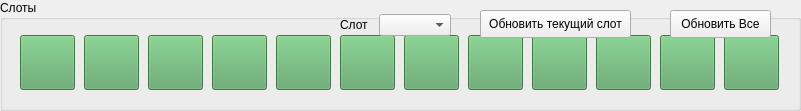
           <widget class="QGroupBox" name="stand_slots">
            <property name="geometry">
             <rect>
              <x>20</x>
              <y>6</y>
              <width>801</width>
              <height>111</height>
             </rect>
            </property>
            <property name="font">
             <font>
              <pointsize>9</pointsize>
             </font>
            </property>
            <property name="styleSheet">
             <string notr="true"/>
            </property>
            <property name="title">
             <string>Слоты</string>
            </property>
            <widget class="QPushButton" name="dev_button1">
             <property name="geometry">
              <rect>
               <x>20</x>
               <y>35</y>
               <width>55</width>
               <height>55</height>
              </rect>
             </property>
             <property name="font">
              <font>
               <pointsize>9</pointsize>
              </font>
             </property>
             <property name="cursor">
              <cursorShape>PointingHandCursor</cursorShape>
             </property>
             <property name="autoFillBackground">
              <bool>false</bool>
             </property>
             <property name="styleSheet">
              <string notr="true">QPushButton{
background-color:rgb(90,165,100);
}</string>
             </property>
             <property name="checkable">
              <bool>true</bool>
             </property>
             <property name="checked">
              <bool>false</bool>
             </property>
             <property name="flat">
              <bool>false</bool>
             </property>
            </widget>
            <widget class="QPushButton" name="dev_button3">
             <property name="geometry">
              <rect>
               <x>84</x>
               <y>35</y>
               <width>55</width>
               <height>55</height>
              </rect>
             </property>
             <property name="font">
              <font>
               <pointsize>9</pointsize>
              </font>
             </property>
             <property name="cursor">
              <cursorShape>PointingHandCursor</cursorShape>
             </property>
             <property name="autoFillBackground">
              <bool>false</bool>
             </property>
             <property name="styleSheet">
              <string notr="true">QPushButton{
background-color:rgb(90,165,100);
}</string>
             </property>
             <property name="checkable">
              <bool>true</bool>
             </property>
             <property name="checked">
              <bool>false</bool>
             </property>
             <property name="flat">
              <bool>false</bool>
             </property>
            </widget>
            <widget class="QPushButton" name="dev_button5">
             <property name="geometry">
              <rect>
               <x>148</x>
               <y>35</y>
               <width>55</width>
               <height>55</height>
              </rect>
             </property>
             <property name="font">
              <font>
               <pointsize>9</pointsize>
              </font>
             </property>
             <property name="cursor">
              <cursorShape>PointingHandCursor</cursorShape>
             </property>
             <property name="autoFillBackground">
              <bool>false</bool>
             </property>
             <property name="styleSheet">
              <string notr="true">QPushButton{
background-color:rgb(90,165,100);
}</string>
             </property>
             <property name="checkable">
              <bool>true</bool>
             </property>
             <property name="checked">
              <bool>false</bool>
             </property>
             <property name="flat">
              <bool>false</bool>
             </property>
            </widget>
            <widget class="QPushButton" name="dev_button7">
             <property name="geometry">
              <rect>
               <x>212</x>
               <y>35</y>
               <width>55</width>
               <height>55</height>
              </rect>
             </property>
             <property name="font">
              <font>
               <pointsize>9</pointsize>
              </font>
             </property>
             <property name="cursor">
              <cursorShape>PointingHandCursor</cursorShape>
             </property>
             <property name="autoFillBackground">
              <bool>false</bool>
             </property>
             <property name="styleSheet">
              <string notr="true">QPushButton{
background-color:rgb(90,165,100);
}</string>
             </property>
             <property name="checkable">
              <bool>true</bool>
             </property>
             <property name="checked">
              <bool>false</bool>
             </property>
             <property name="flat">
              <bool>false</bool>
             </property>
            </widget>
            <widget class="QPushButton" name="dev_button9">
             <property name="geometry">
              <rect>
               <x>276</x>
               <y>35</y>
               <width>55</width>
               <height>55</height>
              </rect>
             </property>
             <property name="font">
              <font>
               <pointsize>9</pointsize>
              </font>
             </property>
             <property name="cursor">
              <cursorShape>PointingHandCursor</cursorShape>
             </property>
             <property name="autoFillBackground">
              <bool>false</bool>
             </property>
             <property name="styleSheet">
              <string notr="true">QPushButton{
background-color:rgb(90,165,100);
}</string>
             </property>
             <property name="checkable">
              <bool>true</bool>
             </property>
             <property name="checked">
              <bool>false</bool>
             </property>
             <property name="flat">
              <bool>false</bool>
             </property>
            </widget>
            <widget class="QPushButton" name="dev_button11">
             <property name="geometry">
              <rect>
               <x>340</x>
               <y>35</y>
               <width>55</width>
               <height>55</height>
              </rect>
             </property>
             <property name="font">
              <font>
               <pointsize>9</pointsize>
              </font>
             </property>
             <property name="cursor">
              <cursorShape>PointingHandCursor</cursorShape>
             </property>
             <property name="autoFillBackground">
              <bool>false</bool>
             </property>
             <property name="styleSheet">
              <string notr="true">QPushButton{
background-color:rgb(90,165,100);
}</string>
             </property>
             <property name="checkable">
              <bool>true</bool>
             </property>
             <property name="checked">
              <bool>false</bool>
             </property>
             <property name="flat">
              <bool>false</bool>
             </property>
            </widget>
            <widget class="QGraphicsView" name="graphicsView">
             <property name="enabled">
              <bool>false</bool>
             </property>
             <property name="geometry">
              <rect>
               <x>10</x>
               <y>20</y>
               <width>781</width>
               <height>85</height>
              </rect>
             </property>
             <property name="styleSheet">
              <string notr="true">color: rgba(255, 255, 255,255);
background-color: rgba(255, 255, 255,0);
border-color: rgb(255, 255, 255);
</string>
             </property>
             <property name="frameShape">
              <enum>QFrame::NoFrame</enum>
             </property>
             <property name="lineWidth">
              <number>0</number>
             </property>
             <property name="backgroundBrush">
              <brush brushstyle="Dense7Pattern">
               <color alpha="0">
                <red>0</red>
                <green>0</green>
                <blue>0</blue>
               </color>
              </brush>
             </property>
             <property name="foregroundBrush">
              <brush brushstyle="NoBrush">
               <color alpha="0">
                <red>0</red>
                <green>0</green>
                <blue>0</blue>
               </color>
              </brush>
             </property>
             <property name="dragMode">
              <enum>QGraphicsView::RubberBandDrag</enum>
             </property>
            </widget>
            <widget class="QPushButton" name="dev_button13">
             <property name="geometry">
              <rect>
               <x>404</x>
               <y>35</y>
               <width>55</width>
               <height>55</height>
              </rect>
             </property>
             <property name="font">
              <font>
               <pointsize>9</pointsize>
              </font>
             </property>
             <property name="cursor">
              <cursorShape>PointingHandCursor</cursorShape>
             </property>
             <property name="autoFillBackground">
              <bool>false</bool>
             </property>
             <property name="styleSheet">
              <string notr="true">QPushButton{
background-color:rgb(90,165,100);
}</string>
             </property>
             <property name="checkable">
              <bool>true</bool>
             </property>
             <property name="checked">
              <bool>false</bool>
             </property>
             <property name="flat">
              <bool>false</bool>
             </property>
            </widget>
            <widget class="QPushButton" name="dev_button23">
             <property name="geometry">
              <rect>
               <x>724</x>
               <y>35</y>
               <width>55</width>
               <height>55</height>
              </rect>
             </property>
             <property name="font">
              <font>
               <pointsize>9</pointsize>
              </font>
             </property>
             <property name="cursor">
              <cursorShape>PointingHandCursor</cursorShape>
             </property>
             <property name="autoFillBackground">
              <bool>false</bool>
             </property>
             <property name="styleSheet">
              <string notr="true">QPushButton{
background-color:rgb(90,165,100);
}</string>
             </property>
             <property name="checkable">
              <bool>true</bool>
             </property>
             <property name="checked">
              <bool>false</bool>
             </property>
             <property name="flat">
              <bool>false</bool>
             </property>
            </widget>
            <widget class="QPushButton" name="dev_button15">
             <property name="geometry">
              <rect>
               <x>468</x>
               <y>35</y>
               <width>55</width>
               <height>55</height>
              </rect>
             </property>
             <property name="font">
              <font>
               <pointsize>9</pointsize>
              </font>
             </property>
             <property name="cursor">
              <cursorShape>PointingHandCursor</cursorShape>
             </property>
             <property name="autoFillBackground">
              <bool>false</bool>
             </property>
             <property name="styleSheet">
              <string notr="true">QPushButton{
background-color:rgb(90,165,100);
}</string>
             </property>
             <property name="checkable">
              <bool>true</bool>
             </property>
             <property name="checked">
              <bool>false</bool>
             </property>
             <property name="flat">
              <bool>false</bool>
             </property>
            </widget>
            <widget class="QPushButton" name="dev_button17">
             <property name="geometry">
              <rect>
               <x>532</x>
               <y>35</y>
               <width>55</width>
               <height>55</height>
              </rect>
             </property>
             <property name="font">
              <font>
               <pointsize>9</pointsize>
              </font>
             </property>
             <property name="cursor">
              <cursorShape>PointingHandCursor</cursorShape>
             </property>
             <property name="autoFillBackground">
              <bool>false</bool>
             </property>
             <property name="styleSheet">
              <string notr="true">QPushButton{
background-color:rgb(90,165,100);
}</string>
             </property>
             <property name="checkable">
              <bool>true</bool>
             </property>
             <property name="checked">
              <bool>false</bool>
             </property>
             <property name="flat">
              <bool>false</bool>
             </property>
            </widget>
            <widget class="QPushButton" name="dev_button19">
             <property name="geometry">
              <rect>
               <x>596</x>
               <y>35</y>
               <width>55</width>
               <height>55</height>
              </rect>
             </property>
             <property name="font">
              <font>
               <pointsize>9</pointsize>
              </font>
             </property>
             <property name="cursor">
              <cursorShape>PointingHandCursor</cursorShape>
             </property>
             <property name="autoFillBackground">
              <bool>false</bool>
             </property>
             <property name="styleSheet">
              <string notr="true">QPushButton{
background-color:rgb(90,165,100);
}</string>
             </property>
             <property name="checkable">
              <bool>true</bool>
             </property>
             <property name="checked">
              <bool>false</bool>
             </property>
             <property name="flat">
              <bool>false</bool>
             </property>
            </widget>
            <widget class="QPushButton" name="dev_button21">
             <property name="geometry">
              <rect>
               <x>660</x>
               <y>35</y>
               <width>55</width>
               <height>55</height>
              </rect>
             </property>
             <property name="font">
              <font>
               <pointsize>9</pointsize>
              </font>
             </property>
             <property name="cursor">
              <cursorShape>PointingHandCursor</cursorShape>
             </property>
             <property name="autoFillBackground">
              <bool>false</bool>
             </property>
             <property name="styleSheet">
              <string notr="true">QPushButton{
background-color:rgb(90,165,100);
}</string>
             </property>
             <property name="checkable">
              <bool>true</bool>
             </property>
             <property name="flat">
              <bool>false</bool>
             </property>
            </widget>
            <widget class="QPushButton" name="modbus_read_all">
             <property name="enabled">
              <bool>true</bool>
             </property>
             <property name="geometry">
              <rect>
               <x>670</x>
               <y>10</y>
               <width>101</width>
               <height>28</height>
              </rect>
             </property>
             <property name="cursor">
              <cursorShape>PointingHandCursor</cursorShape>
             </property>
             <property name="styleSheet">
              <string notr="true"/>
             </property>
             <property name="text">
              <string>Обновить Все</string>
             </property>
            </widget>
            <widget class="QWidget" name="layoutWidget">
             <property name="geometry">
              <rect>
               <x>340</x>
               <y>10</y>
               <width>111</width>
               <height>30</height>
              </rect>
             </property>
             <layout class="QHBoxLayout" name="horizontalLayout_23">
              <item>
               <widget class="QLabel" name="label_40">
                <property name="text">
                 <string>Слот</string>
                </property>
               </widget>
              </item>
              <item>
               <widget class="QComboBox" name="modbus_id"/>
              </item>
             </layout>
            </widget>
            <widget class="QPushButton" name="modbus_read_one">
             <property name="enabled">
              <bool>true</bool>
             </property>
             <property name="geometry">
              <rect>
               <x>480</x>
               <y>10</y>
               <width>151</width>
               <height>28</height>
              </rect>
             </property>
             <property name="cursor">
              <cursorShape>PointingHandCursor</cursorShape>
             </property>
             <property name="styleSheet">
              <string notr="true"/>
             </property>
             <property name="text">
              <string>Обновить текущий слот</string>
             </property>
            </widget>
            <zorder>graphicsView</zorder>
            <zorder>dev_button1</zorder>
            <zorder>dev_button3</zorder>
            <zorder>dev_button5</zorder>
            <zorder>dev_button7</zorder>
            <zorder>dev_button9</zorder>
            <zorder>dev_button11</zorder>
            <zorder>dev_button13</zorder>
            <zorder>dev_button23</zorder>
            <zorder>dev_button15</zorder>
            <zorder>dev_button17</zorder>
            <zorder>dev_button19</zorder>
            <zorder>dev_button21</zorder>
            <zorder>modbus_read_all</zorder>
            <zorder>layoutWidget</zorder>
            <zorder>modbus_read_one</zorder>
           </widget>
